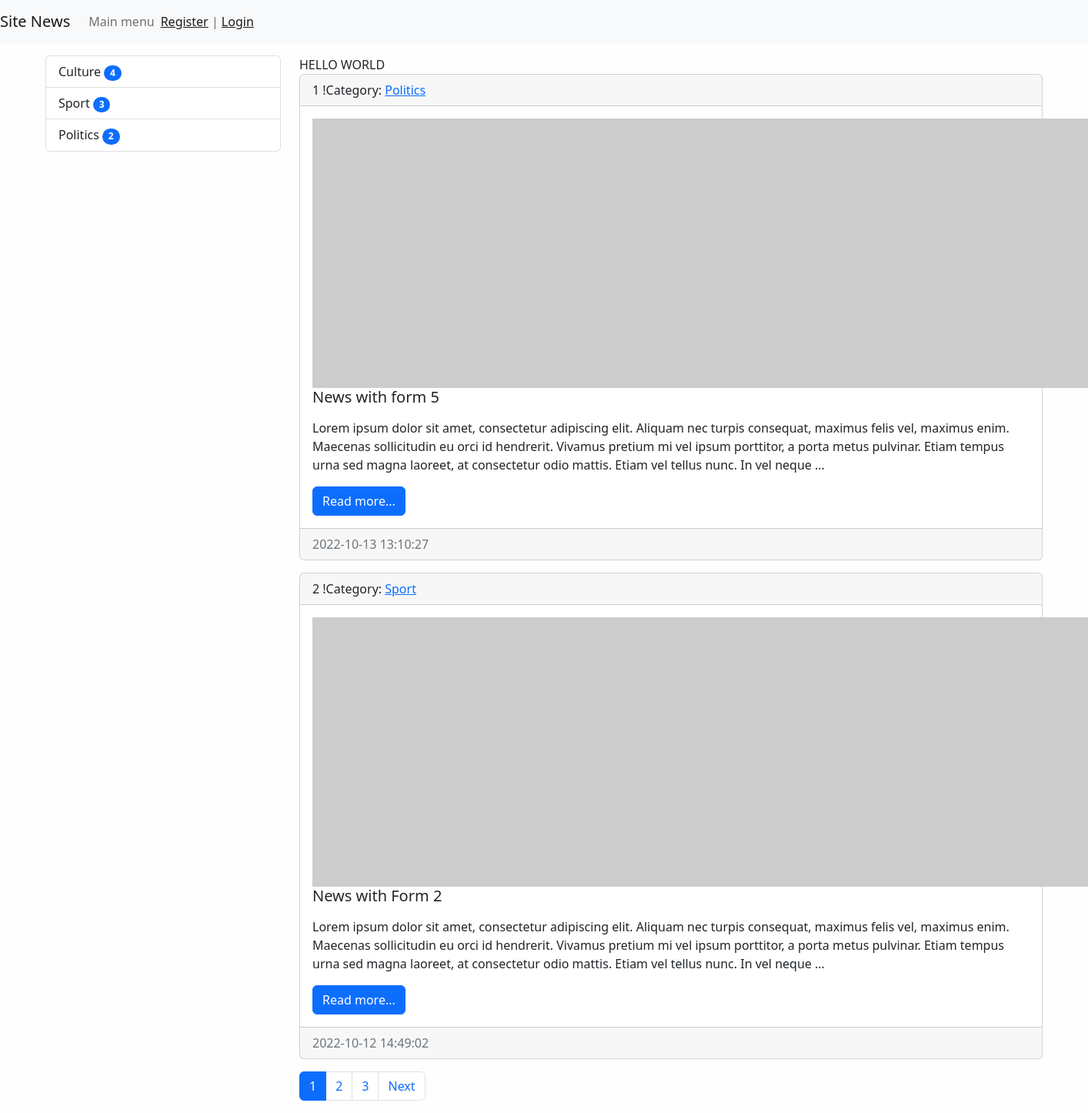
The page / on the database its author committed.
### news/models.py (models this page shows, shortened)
class Category(models.Model):
    title = models.CharField(max_length=150, db_index=True, verbose_name="Name of category")
    def get_absolute_url(self):
        return reverse('category', kwargs={"category_id": self.pk})
    def __str__(self):
        return self.title
    class Meta:
        verbose_name = "Category"
        verbose_name_plural = "All Category"
        ordering = ["title"]

class News(models.Model):
    title = models.CharField(max_length=150, verbose_name="Title")
    content = models.TextField(blank=True,
                               verbose_name="Content")  # content can be kept blank. In the database ("") will be stored.
    created_at = models.DateTimeField(auto_now_add=True, verbose_name="Created at")
    updated_at = models.DateTimeField(auto_now=True, verbose_name="Updated at")
    photo = models.ImageField(upload_to="photos/%Y/%m/%d", verbose_name="Photo", blank=True)
    is_published = models.BooleanField(default=True, verbose_name="Is published?")
    category = models.ForeignKey("Category", on_delete=models.PROTECT, verbose_name="Name of category")
    views = models.IntegerField(default=0)
    def get_absolute_url(self):
        return reverse('view_news', kwargs={"pk": self.pk})
    class Meta:
        verbose_name = "News"
        verbose_name_plural = "All News"
        ordering = ["-created_at"]

### news/views.py (the view)
# urls.py: path('', HomeNews.as_view(), name='home'),
class HomeNews(MyMixin, ListView):
    model = News
    template_name = 'news/home_news_list.html'
    context_object_name = 'news'
    mixin_properties = 'hello world'
    paginate_by = 2
    def get_context_data(self, *, object_list=None, **kwargs):
        context = super(HomeNews, self).get_context_data(**kwargs)
        context['title'] = self.get_upper('Main page')
        context['mixin_properties'] = self.get_properties()
        return context
    def get_queryset(self):
        return News.objects.filter(is_published=True).select_related('category')

### news/templatetags/news_tags.py (called while the page is built)
@register.inclusion_tag('news/list_categories.html')
def show_categories(arg1="Hello", arg2="world"):
    categories = Category.objects.annotate(cnt=Count('news', filter=F('news__is_published'))).filter(cnt__gt=0)
    return {"categories": categories, "arg1": arg1, "arg2": arg2}

### news/utils.py (called while the page is built)
    def get_properties(self):
        return self.mixin_properties.upper()

    def get_upper(self, string):
        if isinstance(string, str):
            return string.upper()
        else:
            return string.title.upper()

### news/templates/news/home_news_list.html (shortened to what this page needs)
{% extends 'base.html' %}
{% block sidebar %}
{% include 'inc/_sidebar.html' %}
{% endblock %}
{% block content %}
{{ mixin_properties }}
{% for item in news %}
<div class="card mb-3">
    <div class="card-header">
        {{forloop.counter}}
        !Category: <a href="{{ item.category.get_absolute_url }}">{{item.category}}</a>
    </div>
    <div class="card-body">
        <div class="media">
            {% if item.photo %}
            <img src="{{ item.photo.url }}" alt="" width="350" class="mr-3">
            {% else %}
            <img src="https://picsum.photos/id/1060/350/235/?blur=2" alt="" class="mr-3">
            {% endif %}
            <div class="meida-body">
                <h5 class="card-title">{{item.title}}</h5>
                {% autoescape off %}
                <p class="card-text">{{item.content|safe|linebreaks|truncatewords:50}}</p>
                {% endautoescape %}
                <a href="{{ item.get_absolute_url }}" class="btn btn-primary">Read more...</a>
            </div>
        </div>
    </div>
    <div class="card-footer text-muted">
        {{item.created_at|date:"Y-m-d H:i:s"}}
    </div>
</div>
{% endfor %}
{% endblock %}

### templates/base.html (shortened to what this page needs)
<!doctype html>
{% load static %}
<html lang="en">
<head>
    <link rel="stylesheet" href="{% static 'bootstrap/css/bootstrap.min.css' %}">
    <link rel="stylesheet" href="{% static 'css/style.css' %}">
</head>
<body>
{% include 'inc/_nav.html' %}
<div class="container mt-3">
    <div class="row">
        <div class="col-md-3">
            {% block sidebar %}SIDEBAR{% endblock %}
        </div>
        <div class="col-md-9">
            {% block content %}CONTENT{% endblock %}
            {% if page_obj.has_other_pages %}
            <nav aria-label="...">
                <ul class="pagination">
                    {% for p in page_obj.paginator.page_range %}
                    {% if page_obj.number == p %}
                    <li class="page-item active" aria-current="page">
                        <a class="page-link" href="?page={{ p }}">{{ p }}
                        </a>
                    </li>
                    {% elif p > page_obj.number|add:-3 and p < page_obj.number|add:3 %}
                    <li class="page-item">
                        <a class="page-link" href="?page={{ p }}">{{ p }}</a>
                    </li>
                    {% endif %}
                    {% endfor %}
                    {% if page_obj.has_next %}
                    <li class="page-item">
                        <a class="page-link" href="?page={{ page_obj.next_page_number }}">Next</a>
                    </li>
                    {% endif %}
                </ul>
            </nav>
            {% endif %}
        </div>
    </div>
</div>
</body>
</html>

### templates/inc/_nav.html (shortened to what this page needs)
<nav class="navbar navbar-expand-lg navbar-light bg-light">
    <a class="navbar-brand" href="{% url 'home' %}">Site News</a>
    <div class="collapse navbar-collapse" id="navbarSupportedContent">
        <ul class="navbar-nav mr-auto">
            <li class="nav-item"><a class="nav-link" href="{% url 'home' %}">Main menu</a></li>
        </ul>
        <span class="navbar-text">
        <a href="{% url 'register' %}">Register</a> | <a href="{% url 'login' %}">Login</a>
      </span>
    </div>
</nav>

### templates/inc/_sidebar.html (shortened to what this page needs)
{% load news_tags %}
{% show_categories %}

### news/templates/news/list_categories.html
<div class="list-group">
    {% for item in categories %}
    <a href="{{ item.get_absolute_url }}" class="list-group-item list-group-item-action">{{item.title}}
        <span class="badge bg-primary rounded-pill">{{item.cnt}}</span>
    </a>
    {% endfor %}
</div>

### my_app/static/css/style.css (style rules this page uses)
body { background-color: #fefefe; }

### rows shown on the page
Category: title "Culture", cnt "4"
Category: title "Sport", cnt "3"
Category: title "Politics", cnt "2"
News: category "Politics", title "News with form 5", content "Lorem ipsum dolor sit amet, consectetur adipiscing elit. Aliquam nec turpis consequat, maximus felis vel, maximus enim. Maecenas sollicitudin eu orci id hendrerit. Vivamus pretium mi vel ipsum porttitor, a porta metus pulvinar. Etiam tempus urna sed magna laoreet, at consectetur odio mattis. Etiam vel tellus nunc. In vel neque …", created_at "2022-10-13 13:10:27"
News: category "Sport", title "News with Form 2", content "Lorem ipsum dolor sit amet, consectetur adipiscing elit. Aliquam nec turpis consequat, maximus felis vel, maximus enim. Maecenas sollicitudin eu orci id hendrerit. Vivamus pretium mi vel ipsum porttitor, a porta metus pulvinar. Etiam tempus urna sed magna laoreet, at consectetur odio mattis. Etiam vel tellus nunc. In vel neque …", created_at "2022-10-12 14:49:02"

### other values the page prints
{{ mixin_properties }} "HELLO WORLD"
{{ p }} "1"
{{ p }} "2" "3"
